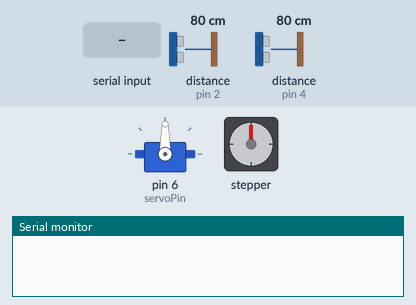
Recording of a sketch running on a simulated Arduino Uno, built with avr-gcc and run on an emulated ATmega328P. Shown: servo, stepper motor, the last lines printed to the serial monitor. The inputs (shaded band) are chosen by the test bench; at power-on: distance to the obstacle (sensors on pin 2, pin 4) 80 cm. The echo pulse lasts 58.3 µs per cm; stepper angles assume 2048 steps per turn.

Above: at 1.2 s.
1.3 s: "GARBAGE\n" received over Serial
At 1.78 s:
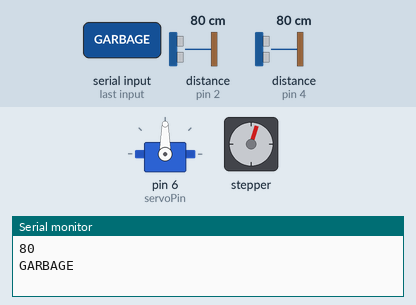
At 2.38 s:
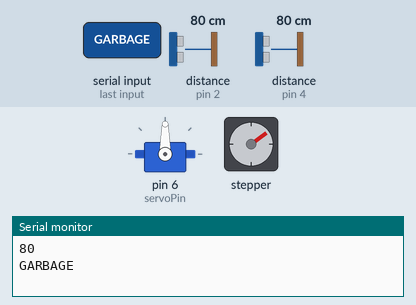
7.3 s: distance to the obstacle (sensor on pin 2) set to 19 cm
9.8 s: distance to the obstacle (sensor on pin 2) set to 16 cm
At 11.22 s:
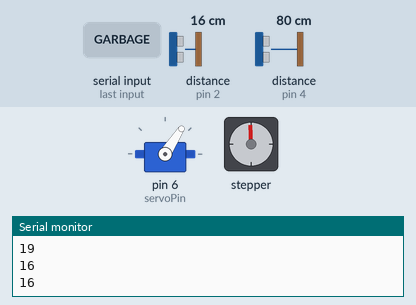
15.8 s: "RECYCLING\n" received over Serial
Timing chart, 0 to 25.2 s (numbered marks = the images above; inputs shaded):
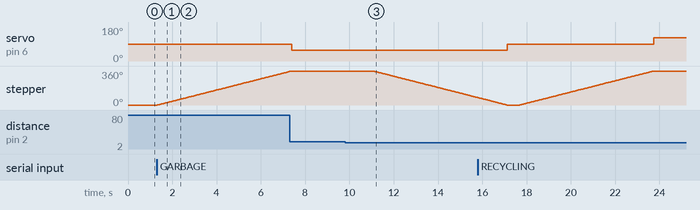

Measured:
- the behaviour switches between 18 and 17 cm on distance to the obstacle (sensor on pin 2) (found by bisection; images 2 and 3)
- after the input at 1.3 s, stepper: keeps turning clockwise at about 60°/s, starting at once
- after the input at 9.8 s, stepper: keeps turning counter-clockwise at about 60°/s, starting after 1.3 s

The sketch:

garbage_sorter.ino
```cpp
//libraries
#include <Stepper.h>
#include <Servo.h>
#include <SR04.h>

int stepsPerRevolution = 2048;
int motSpeed = 10;
int numSteps = 683;

#define servoPin 6

#define trigPin2 4
#define echoPin2 5

#define trigPin1 2
#define echoPin1 3

Servo servo;

SR04 USSensor1 = SR04(echoPin1, trigPin1);
SR04 USSensor2 = SR04(echoPin2, trigPin2);

int USVal1 = 0, USVal2 = 0;
String usval1, usval2;


Stepper stepper(stepsPerRevolution, 8, 9, 10, 11);
String InBytes;


void setup() {
  Serial.begin(9600);
  stepper.setSpeed(motSpeed);
  servo.attach(servoPin);
  servo.write(90);
}

void loop(){
  if(Serial.available()>0){
//    Serial.write("recognizes");
    USVal1 = USSensor1.Distance();
    Serial.println(USVal1);
    InBytes = Serial.readStringUntil('\n');
    // if garbage is detected it will execute the code below
    Serial.println(InBytes);
    if(InBytes == "GARBAGE"){
      // moves the stepper motor shaft so the person can throw their garbage in
      stepper.step(stepsPerRevolution);
//      Serial.write("stepper");

      // moves the slide to aim at the garbage bin
      servo.write(57);
//      Serial.write("servo");

      // while nothing is put in the garabge it will keep checking
      check_garbage();

      // once something has been detected it will move the stepper motor shaft to close the opening
      delay(1000);
//      Serial.write("starting");
      stepper.step(-stepsPerRevolution);
      servo.write(90);

      delay(500);
      USVal1 = USSensor1.Distance();
      if(USVal1 < 18){
        Serial.println("g full");
      }
      else{
        Serial.println("not full");
      }
  }

    // if recycling is detected it will execute the code below
    if(InBytes == "RECYCLING"){
      // moves the stepper motor shaft so the person can throw their recycling in
      stepper.step(stepsPerRevolution);
//      Serial.write("stepper");

      // moves the slide to aim at the recycling bin
      servo.write(123);
//      Serial.write("servo");

      // while nothing is put in the recycling bin it will keep checking
      check_recycling();

      // once something has been detected it will the stepper motor shaft to close the opening
      delay(1000);
      stepper.step(-stepsPerRevolution);
      servo.write(90);

      delay(500);
      USVal2 = USSensor2.Distance();
      if(USVal2 < 18){
        Serial.println("r full");
      }

      else{
        Serial.println("not full");
      }

    }

  }

  if(InBytes == "done"){
    stepper.step(stepsPerRevolution - numSteps);
  }
}


void check_garbage(){
  USVal1 = USSensor1.Distance();
  while(USVal1 >= 18){
    USVal1 = USSensor1.Distance();
    usval1 = String(USVal1);
    Serial.println(usval1);
  }
  if(USVal1 < 18){
    usval1 = String(USVal1);
    Serial.println(usval1);
    delay(250);
  }
}

void check_recycling(){
  USVal2 = USSensor2.Distance();
  while(USVal2 >= 18){
    USVal2 = USSensor2.Distance();
    usval2 = String(USVal2);
    Serial.println(usval2);
  }
  if(USVal2 < 18){
    usval2 = String(USVal2);
    Serial.println(usval2);
    delay(250);
  }
 }
```
